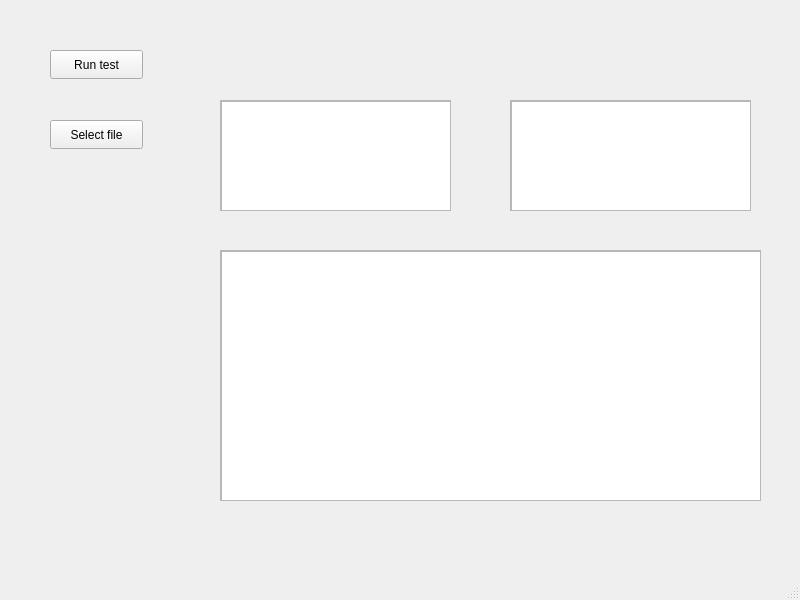
<?xml version="1.0" encoding="UTF-8"?>
<ui version="4.0">
 <class>QtWidgetsApplication1</class>
 <widget class="QMainWindow" name="QtWidgetsApplication1">
  <property name="geometry">
   <rect>
    <x>0</x>
    <y>0</y>
    <width>800</width>
    <height>600</height>
   </rect>
  </property>
  <property name="windowTitle">
   <string>QtWidgetsApplication1</string>
  </property>
  <widget class="QWidget" name="centralwidget">
   <widget class="QPushButton" name="pushButton">
    <property name="geometry">
     <rect>
      <x>50</x>
      <y>120</y>
      <width>93</width>
      <height>29</height>
     </rect>
    </property>
    <property name="text">
     <string>Select file</string>
    </property>
   </widget>
   <widget class="QPushButton" name="pushButton_2">
    <property name="geometry">
     <rect>
      <x>50</x>
      <y>50</y>
      <width>93</width>
      <height>29</height>
     </rect>
    </property>
    <property name="text">
     <string>Run test</string>
    </property>
   </widget>
   <widget class="QScrollArea" name="scrollArea">
    <property name="geometry">
     <rect>
      <x>220</x>
      <y>100</y>
      <width>231</width>
      <height>111</height>
     </rect>
    </property>
    <property name="widgetResizable">
     <bool>true</bool>
    </property>
    <widget class="QWidget" name="scrollAreaWidgetContents">
     <property name="geometry">
      <rect>
       <x>0</x>
       <y>0</y>
       <width>229</width>
       <height>109</height>
      </rect>
     </property>
     <widget class="QTextEdit" name="textEdit">
      <property name="geometry">
       <rect>
        <x>0</x>
        <y>0</y>
        <width>231</width>
        <height>111</height>
       </rect>
      </property>
     </widget>
    </widget>
   </widget>
   <widget class="QScrollArea" name="scrollArea_2">
    <property name="geometry">
     <rect>
      <x>510</x>
      <y>100</y>
      <width>241</width>
      <height>111</height>
     </rect>
    </property>
    <property name="widgetResizable">
     <bool>true</bool>
    </property>
    <widget class="QWidget" name="scrollAreaWidgetContents_2">
     <property name="geometry">
      <rect>
       <x>0</x>
       <y>0</y>
       <width>239</width>
       <height>109</height>
      </rect>
     </property>
     <widget class="QTextEdit" name="textEdit_2">
      <property name="geometry">
       <rect>
        <x>0</x>
        <y>0</y>
        <width>241</width>
        <height>111</height>
       </rect>
      </property>
     </widget>
    </widget>
   </widget>
   <widget class="QScrollArea" name="scrollArea_3">
    <property name="geometry">
     <rect>
      <x>220</x>
      <y>250</y>
      <width>541</width>
      <height>251</height>
     </rect>
    </property>
    <property name="widgetResizable">
     <bool>true</bool>
    </property>
    <widget class="QWidget" name="scrollAreaWidgetContents_3">
     <property name="geometry">
      <rect>
       <x>0</x>
       <y>0</y>
       <width>539</width>
       <height>249</height>
      </rect>
     </property>
     <widget class="QTextEdit" name="textEdit_3">
      <property name="geometry">
       <rect>
        <x>0</x>
        <y>0</y>
        <width>541</width>
        <height>251</height>
       </rect>
      </property>
     </widget>
    </widget>
   </widget>
  </widget>
  <widget class="QMenuBar" name="menubar">
   <property name="geometry">
    <rect>
     <x>0</x>
     <y>0</y>
     <width>800</width>
     <height>26</height>
    </rect>
   </property>
  </widget>
  <widget class="QStatusBar" name="statusbar"/>
 </widget>
 <resources/>
 <connections/>
</ui>
